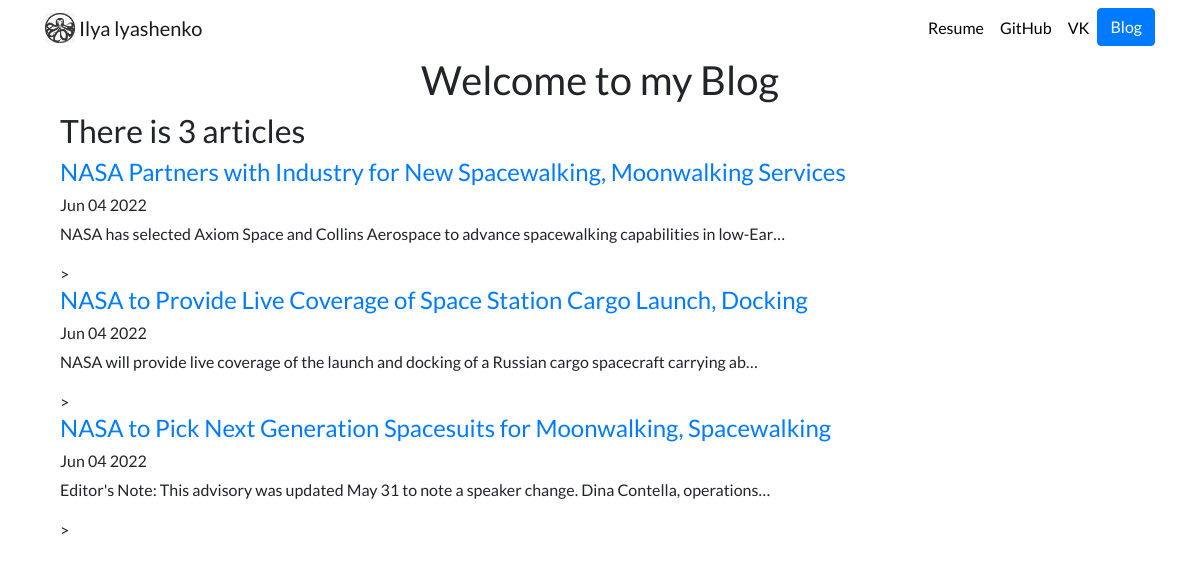
Screenshot of /blog/ with the database file from the repository.
### blog/models.py (models this page shows)
class Blog(models.Model):
    title = models.CharField(max_length=100)
    date = models.DateField('Date')
    description = models.TextField(max_length=250)

### blog/views.py (the view)
# urls.py: path('', views.all_blogs, name='all_blogs'),
def all_blogs(request):
    articles = Blog.objects.all()
    return render(request, 'blog/all_blogs.html', {'articles': articles})

### blog/templates/blog/all_blogs.html (shortened to what this page needs)
<!doctype html>
{% extends 'portfolio/base.html' %}
{% block content %}
<html lang="en">
<head>
</head>
<body>
</body>
</html>
<div class="container text-left">
    <h1 class="text-center">Welcome to my Blog</h1>
    <h2>There is {{ articles.count }} article{{ articles.count|pluralize }}</h2>
    {% for article in articles %}
    <a href="{% url 'blog:detail' article.id %}"><h4>{{ article.title }}</h4></a>
    <h6>{{ article.date|date:'M d Y' }}</h6>
    <p>{{ article.description|truncatechars:100 }}</p>>
    {% endfor %}
</div>
{% endblock %}

### portfolio/templates/portfolio/base.html (shortened to what this page needs)
<!doctype html>
{% load static %}
<html lang="en">
<head>
    <link rel="stylesheet" href="https://stackpath.bootstrapcdn.com/bootstrap/4.4.1/css/bootstrap.min.css"
>
    <link rel="stylesheet" href="{% static 'portfolio/custom.css' %}">
</head>
<body>
<nav id="topNav" class="navbar navbar-expand-md navbar-light">
    <div class="container">
        <a class="navbar-brand" href="{% url 'home' %}">
            <img src="{% static 'portfolio/Logo.jpg' %}" width="30" height="30" class="d-inline-block align-top"
                 alt="My Logo">
            <span>Ilya lyashenko</span>
        </a>
        <div class="collapse navbar-collapse text-center" id="navbarNav">
            <ul class="navbar-nav ml-auto">
                <li class="nav-item">
                    <a class="nav-link" href="{% static 'portfolio/Resume.pdf' %}">Resume</a>
                </li>
                <li class="nav-item">
                    <a class="nav-link" href="https://github.com/Mitsufiro" target="_blank">GitHub</a>
                </li>
                <li class="nav-item">
                    <a class="nav-link" href="https://vk.com/ashen_sight" target="_blank">VK</a>
                </li>
                <li>
                    <a role="button" href="{% url 'blog:all_blogs' %}" class="btn btn-primary">Blog</a>
                </li>
            </ul>
        </div>
    </div>
</nav>
<div class="container">
    {% block content %}{% endblock %}
</div>
</body>
</html>

### portfolio/static/portfolio/custom.css (style rules this page uses)
.navbar-nav .nav-link { color: rgba(0,0,0,1) !important; }
body { font-family: 'Lato', sans-serif; }

### rows the page displays
Blog: title "NASA Partners with Industry for New Spacewalking, Moonwalking Services", date "Jun 04 2022", description "NASA has selected Axiom Space and Collins Aerospace to advance spacewalking capabilities in low-Ear…"
Blog: title "NASA to Provide Live Coverage of Space Station Cargo Launch, Docking", date "Jun 04 2022", description "NASA will provide live coverage of the launch and docking of a Russian cargo spacecraft carrying ab…"
Blog: title "NASA to Pick Next Generation Spacesuits for Moonwalking, Spacewalking", date "Jun 04 2022", description "Editor's Note: This advisory was updated May 31 to note a speaker change. Dina Contella, operations…"

### other values shown
{{ articles.count }} "3"
